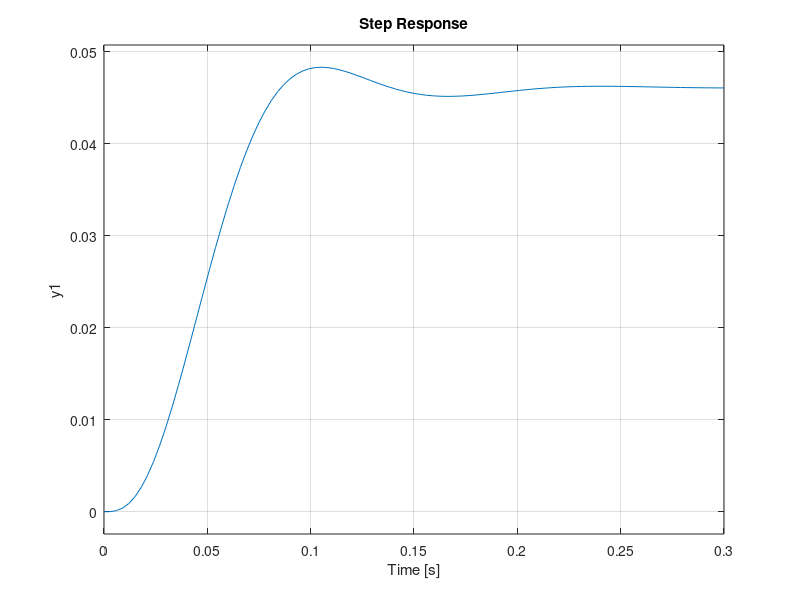

MATLAB code to generate this figure:
% Continuous-time control 
clc
clear 
addpath('functions/');

%% Discretizes system
A = [0 1 0; 0 0 1; 0 -200 -30];
B = [0; 0; 4000];
C = [1 0 0];
D = 0;
ss_c = ss(A,B,C,D);
Ts = 1/50;
ss_d = c2d(ss_c, Ts);
Ad = ss_d.A;
Bd = ss_d.B;
Cd = ss_d.C;
Dd = ss_d.D;

%% Pole placement
Cb = [Bd, Ad*Bd, Ad^2*Bd]; % controllable

damping_ratio = 0.50;
theta = (pi-acos(damping_ratio));
mod = -5;
real = mod*cos(theta);
img = mod*sin(theta);
pole1 = real + img*1j;
pole2 = real - img*1j;
%pCont=[-20 -2.9133+27.9300i -2.9133-27.9300i]; %poles in s-domain
%pCont=[-17.8337 -12.3574+34.7369i -12.3574-34.7369i]; %poles in s-domain
pCont=[-34.6574 -22.2900+44.8028i -22.2900-44.8028i]; %poles in s-domain
%pCont=[-10 pole1 pole2];
pDisc=exp(pCont.*Ts); % poles in z-domain
kCont=place(A,B,pCont);
kDisc=place(Ad,Bd,pDisc);
sysclCont = ss(A-B*kCont,B,C,D);
step(sysclCont)

%{
kDis = place(Ad,Bd,[0.6703 0.8187 0.9802]);
sys1 = ss(Ad-Bd,Bd,Cd,Dd);
Kdc = dcgain(sys1);
L = 1/Kdc;
sys2 = ss(Ad-Bd*kDis,Bd*L,Cd,Dd*L);
sysclDis = ss(Ad-Bd*kDis, Bd*kDis, Cd, Dd);
t = 0:0.01:10;
r = [ones(1,length(t)); 
    zeros(1,length(t)); 
    zeros(1,length(t))];
x0 = zeros(size(sysclDis.A, 1), 1);
[y, t, x] = lsim(sysclDis, r, t, x0);
plot(t, y);
%}